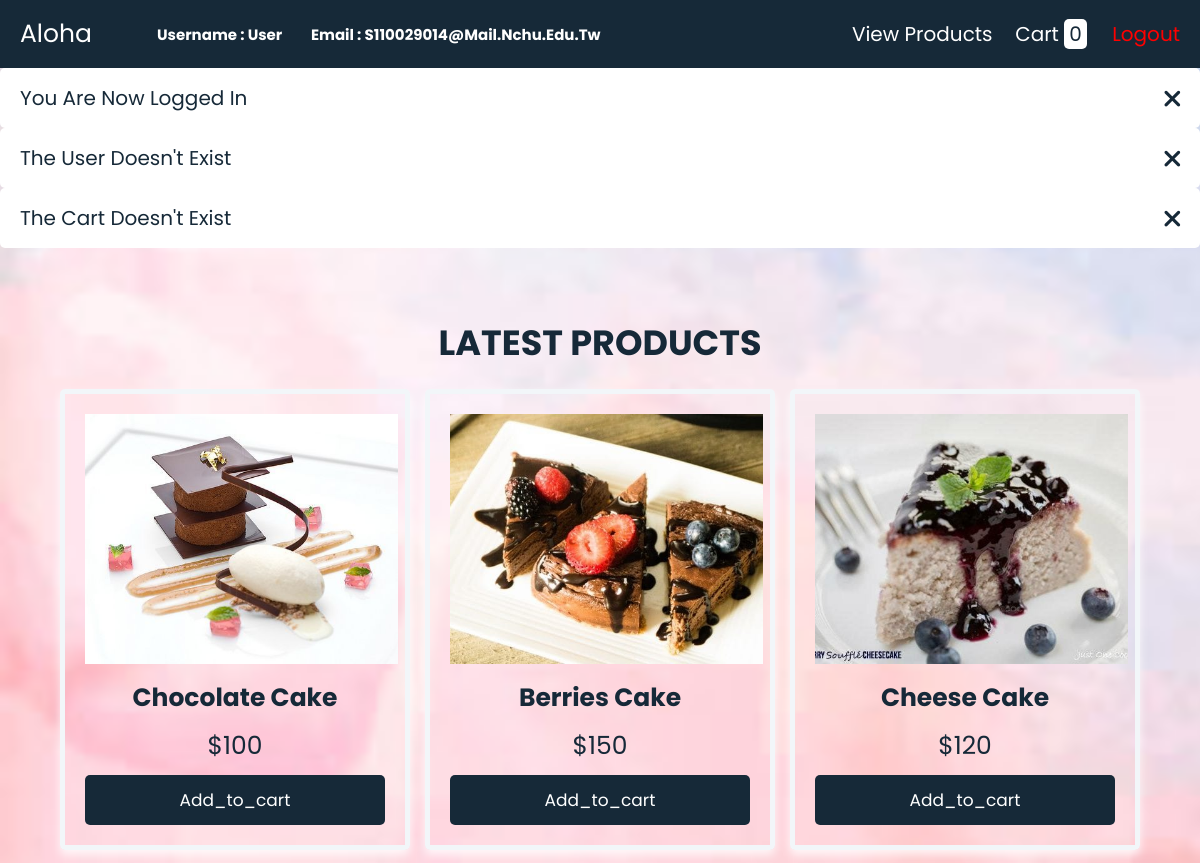
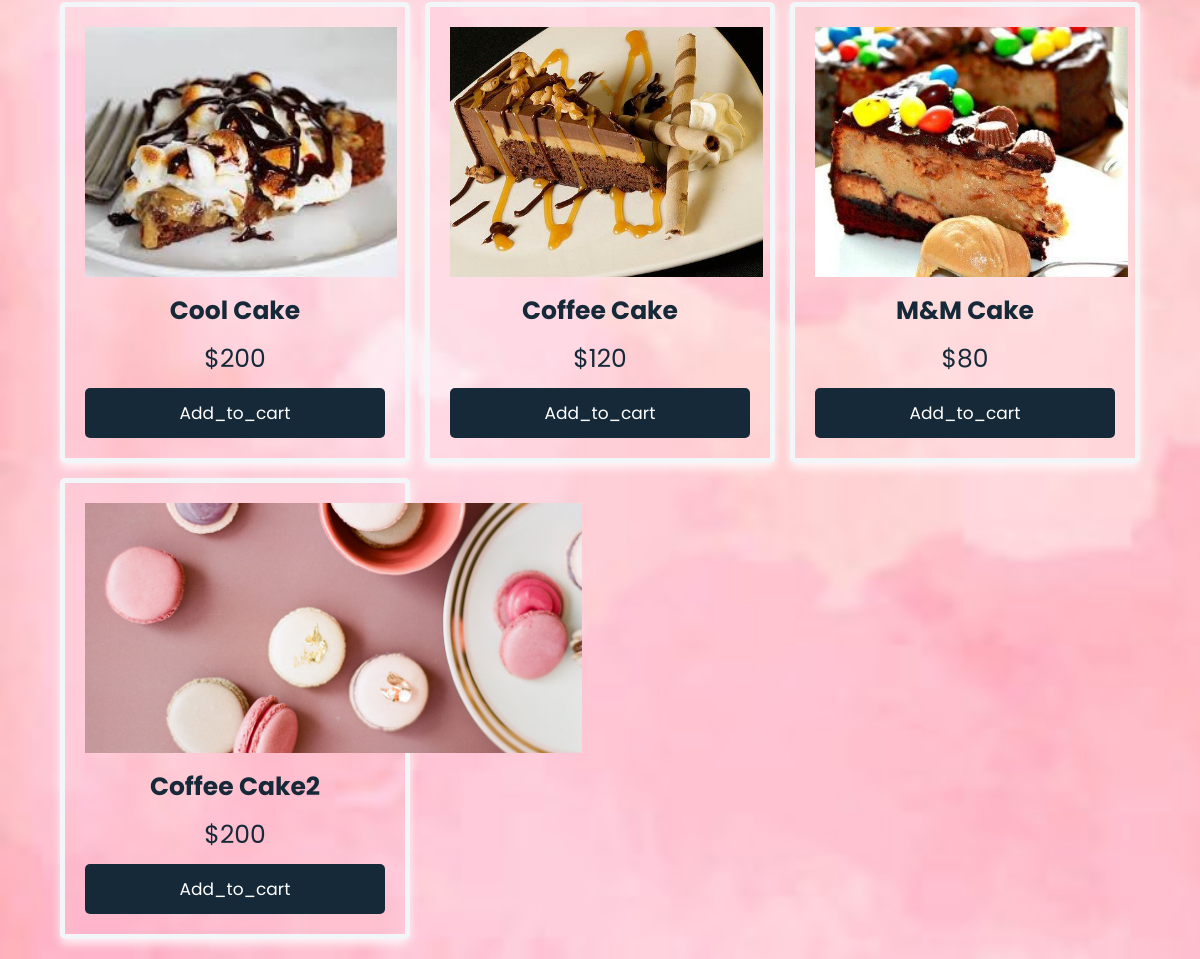
The app's page /member/ (signed in) with its own data (2 pictures, top to bottom).
### mainsite/models.py (models this page shows, shortened)
class Product(models.Model):
	name = models.CharField(max_length=30)
	price = models.PositiveIntegerField(default=0)
	image = models.CharField(max_length=50)

### mainsite/views.py (the view, shortened to what this page needs)
# urls.py: path('member/', mainsite.memberproduct,name='user-prod-url' ),#shopping/member/
def memberproduct(request):
	if 'username' not in request.session.keys():
		return HttpResponseRedirect('/login/')
	messages = []
	username = request.session.get('username')
	user_id = request.session.get('user_id')
	messages.append(request.session.get('success'))
	try:
		products= models.Product.objects.all()
	except:
		pass
	try:
		user= models.User.objects.get(id=user_id)
	except:
		messages.append("The user doesn't exist")
	try:
		carts = models.Cart.objects.filter(userid=user)
		cart_count = carts.count()
	except:
		cart_count = 0
		messages.append("The cart doesn't exist")
	return render(request,'member/index.html',locals())

### templates/member/index.html (shortened to what this page needs)
{% extends 'member/base.html' %}
{% load static %}
{% block content %}
<div class="container">
<section class="products">
   <h1 class="heading">latest products</h1>
   <div class="box-container">
   	{% for p in products%}
		<form action="/member/" method="POST">
			<div class="box">
				<img src="{% static 'shopping/images/'|add:p.image %}" alt="">
				<h3>{{p.name}}</h3>
				<div class="price">${{p.price}}</div>
				<input type="submit" class="btn" value="add_to_cart" name="add_to_cart">
			</div>
		</form>
    {% endfor %}
   </div>
</section>
</div>
{% endblock %}

### templates/member/header.html (shortened to what this page needs)
<header class="header">
   <div class="flex">
      <a href="{% url 'user-prod-url' %}" class="logo">Aloha</a>
      <h2 style="text-align:center;">
      <font color="#FFF">
         username : {{user.username}}
         &nbsp;&nbsp;&nbsp;&nbsp;&nbsp;&nbsp;&nbsp;
         email :  {{user.email}}
      </font>
      </h2>
      <nav class="navbar">
         <a href="{% url 'user-prod-url' %}">view products</a>
      <a href="{% url 'user-cart-url' %}" class="cart">cart
         <span>{{cart_count}}</span>
      </a>
      <a href="/logout/" style="color: red;">logout</a></p>
      </nav>
   </div>
</header>

### static/shopping/css/style2.css (style rules this page uses)
:root { --blue:#162938; --red:rgb(202, 20, 20); --orange:rgb(80, 186, 48); --black:#162938; --white:#ffffff; --bg-color:#eee; --dark-bg:rgba(0,0,0,.7); --box-shadow:0 .5rem 1rem rgba(255, 255, 255, 0.8); --border:.5rem solid #f2f6f9; }
* { font-family: 'Poppins', sans-serif; margin:0; padding:0; box-sizing: border-box; outline: none; border:none; text-decoration: none; text-transform: capitalize; }
html { font-size: 62.5%; overflow-x: hidden; background: url('8.jpg') no-repeat; background-size: cover; }
.container { max-width: 1200px; margin:0 auto; }
section { padding:2rem; }
.heading { text-align: center; font-size: 3.5rem; text-transform: uppercase; color:var(--black); margin-bottom: 2rem; }
.btn, .option-btn, .delete-btn { display: block; width: 100%; text-align: center; background-color: var(--blue); color:var(--white); font-size: 1.7rem; padding:1.2rem 3rem; border-radius: .5rem; cursor: pointer; margin-top: 1rem; }
.header { background-color: var(--blue); position: sticky; top:0; left:0; z-index: 1000; }
.header .flex { display: flex; align-items: center; padding:1.5rem 2rem; max-width: 1200px; margin:0 auto; }
.header .flex .logo { margin-right: auto; font-size: 2.5rem; color:var(--white); }
.header .flex .navbar a { margin-left: 2rem; font-size: 2rem; color:var(--white); }
.header .flex .cart { margin-left: 2rem; font-size: 2rem; color:var(--white); }
.header .flex .cart span { padding:.1rem .5rem; border-radius: .5rem; background-color: var(--white); color:var(--blue); font-size: 2rem; }
.products .box-container { display: grid; grid-template-columns: repeat(auto-fit, 35rem); gap:1.5rem; justify-content: center; }
.products .box-container .box { text-align: center; padding:2rem; box-shadow: var(--box-shadow); border:var(--border); border-radius: .5rem; }
.products .box-container .box img { height: 25rem; }
.products .box-container .box h3 { margin:1rem 0; font-size: 2.5rem; color:var(--black); }
.products .box-container .box .price { font-size: 2.5rem; color:var(--black); }

### records on screen
Product: image (picture), name "Chocolate Cake", price "100"
Product: image (picture), name "Berries Cake", price "150"
Product: image (picture), name "Cheese Cake", price "120"
Product: image (picture), name "Cool Cake", price "200"
Product: image (picture), name "Coffee Cake", price "120"
Product: image (picture), name "M&M Cake", price "80"
Product: image (picture), name "Coffee Cake2", price "200"

### other values on screen
{{ user.username }} "User"
{{ user.email }} "S110029014@mail.nchu.edu.tw"
{{ cart_count }} "0"
{{ message }} "You Are Now Logged In" "The User Doesn't Exist" "The Cart Doesn't Exist"
